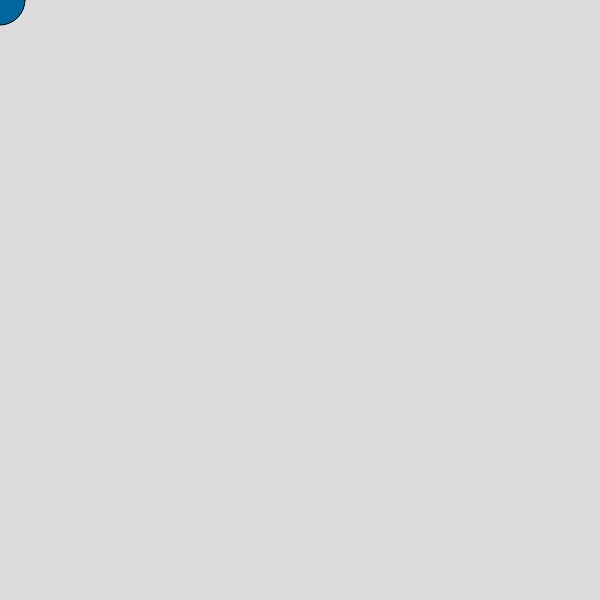
Frame 1 (no input)
Frame 60 (no input): identical to frame 1, image omitted
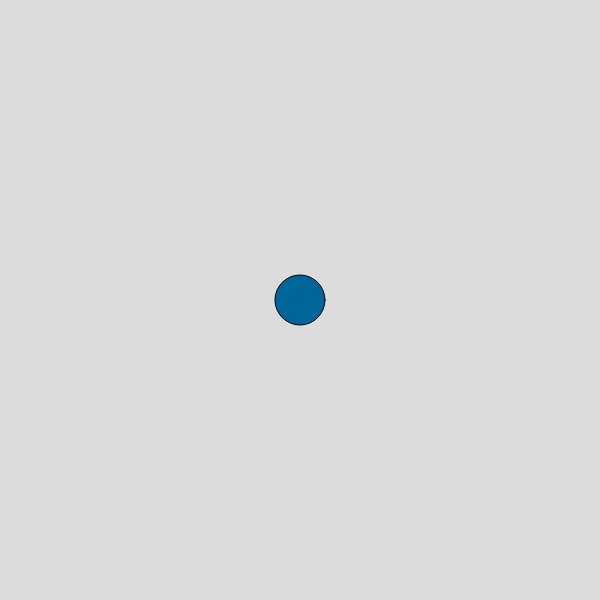
Frame 120 (the mouse pressed at the canvas centre since frame 60)

The p5.js sketch that drew these frames (run headless with seeded random() and noise() and a simulated clock; from frame 60 on, the mouse is pressed at the canvas centre):

// p5.js sketch
// ── sketch.js
function setup() {
    createCanvas(600, 600); // Creates a 400x400 canvas
    background(220);        // Sets the background color to light gray
  }
  
  function draw() {
    background(220);        // Clear the canvas each frame
    fill(0, 102, 153);      // Set the circle color to dark blue
    ellipse(mouseX, mouseY, 50, 50);  // Draw a circle that follows the mouse
  }
  
